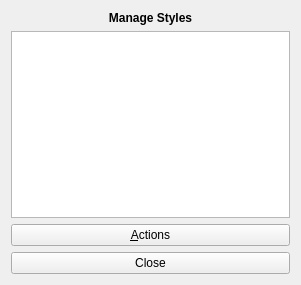
<ui version="4.0" >
 <author>Ph. Faist</author>
 <class>KLFStyleManagerUI</class>
 <widget class="QWidget" name="KLFStyleManagerUI" >
  <property name="geometry" >
   <rect>
    <x>0</x>
    <y>0</y>
    <width>301</width>
    <height>285</height>
   </rect>
  </property>
  <property name="windowTitle" >
   <string>KLatexFormula - Style Manager</string>
  </property>
  <property name="windowIcon" >
   <iconset resource="klfres.qrc" >
    <normaloff>:/pics/managestyles.png</normaloff>:/pics/managestyles.png</iconset>
  </property>
  <layout class="QVBoxLayout" name="verticalLayout" >
   <item>
    <widget class="QLabel" name="lbl" >
     <property name="font" >
      <font>
       <weight>75</weight>
       <bold>true</bold>
      </font>
     </property>
     <property name="text" >
      <string>Manage Styles</string>
     </property>
     <property name="alignment" >
      <set>Qt::AlignCenter</set>
     </property>
     <property name="wordWrap" >
      <bool>false</bool>
     </property>
    </widget>
   </item>
   <item>
    <widget class="QListWidget" name="lstStyles" >
     <property name="contextMenuPolicy" >
      <enum>Qt::CustomContextMenu</enum>
     </property>
     <property name="acceptDrops" >
      <bool>true</bool>
     </property>
     <property name="toolTip" >
      <string>Drag and drop styles to move them. Right-click for actions menu.</string>
     </property>
     <property name="tabKeyNavigation" >
      <bool>true</bool>
     </property>
     <property name="showDropIndicator" stdset="0" >
      <bool>true</bool>
     </property>
     <property name="dragEnabled" >
      <bool>true</bool>
     </property>
     <property name="dragDropMode" >
      <enum>QAbstractItemView::NoDragDrop</enum>
     </property>
     <property name="selectionMode" >
      <enum>QAbstractItemView::SingleSelection</enum>
     </property>
     <property name="selectionBehavior" >
      <enum>QAbstractItemView::SelectItems</enum>
     </property>
     <property name="currentRow" >
      <number>-1</number>
     </property>
     <property name="sortingEnabled" >
      <bool>false</bool>
     </property>
    </widget>
   </item>
   <item>
    <widget class="QPushButton" name="btnActions" >
     <property name="toolTip" >
      <string>Choose an action</string>
     </property>
     <property name="text" >
      <string>&amp;Actions</string>
     </property>
     <property name="icon" >
      <iconset resource="klfres.qrc" >
       <normaloff>:/pics/actions.png</normaloff>:/pics/actions.png</iconset>
     </property>
     <property name="shortcut" >
      <string>Alt+A</string>
     </property>
    </widget>
   </item>
   <item>
    <widget class="QPushButton" name="btnClose" >
     <property name="toolTip" >
      <string>Close window</string>
     </property>
     <property name="text" >
      <string>Close</string>
     </property>
     <property name="icon" >
      <iconset resource="klfres.qrc" >
       <normaloff>:/pics/closehide.png</normaloff>:/pics/closehide.png</iconset>
     </property>
    </widget>
   </item>
  </layout>
 </widget>
 <layoutdefault spacing="6" margin="11" />
 <includes/>
 <resources>
  <include location="klfres.qrc" />
 </resources>
 <connections/>
</ui>
